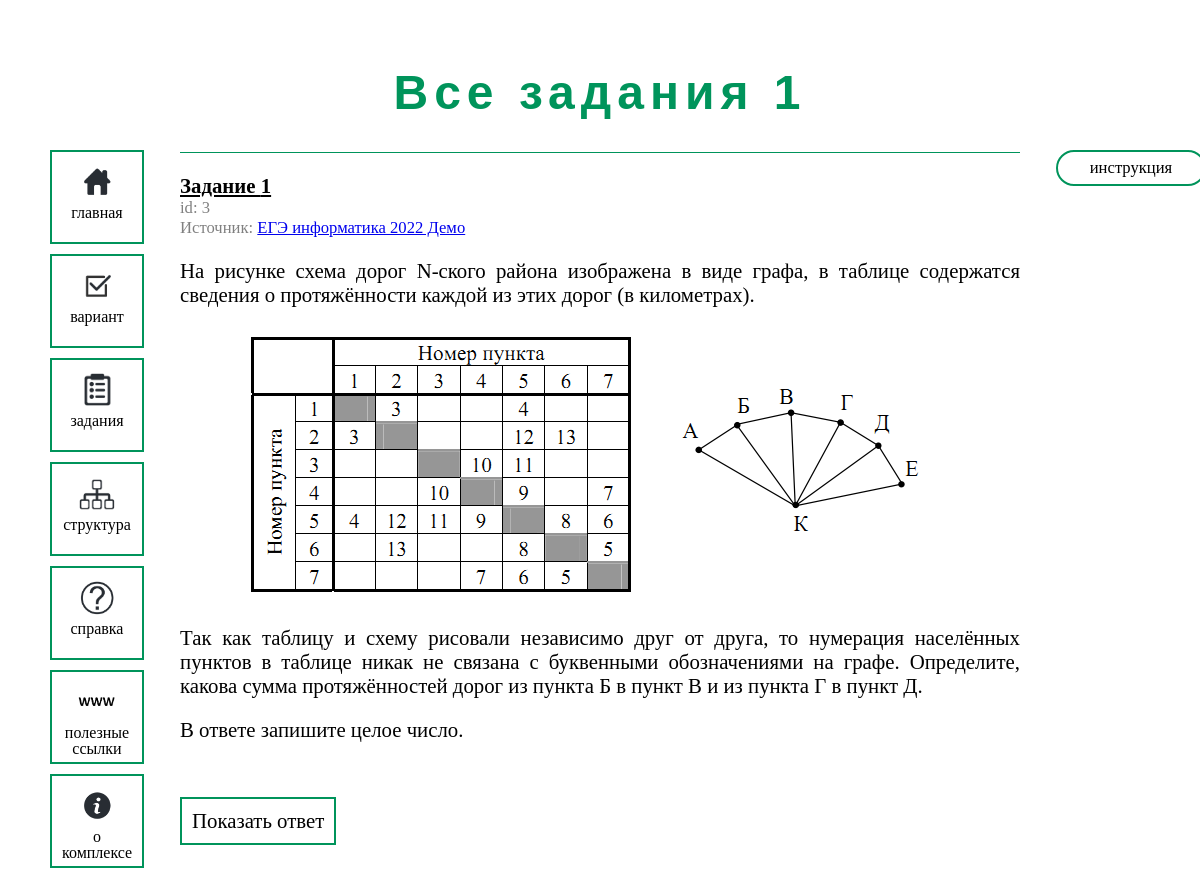
/training/1, run on the app's committed database.
### tables this page shows
CREATE TABLE tasks (id INTEGER PRIMARY KEY UNIQUE NOT NULL, text TEXT, answer TEXT NOT NULL, number INTEGER CHECK (number < 28 AND number > 0), files_path TEXT, source TEXT REFERENCES sources (id), solution TEXT);

CREATE TABLE sources (id INTEGER PRIMARY KEY UNIQUE NOT NULL, name TEXT NOT NULL);

CREATE TABLE images (id INTEGER PRIMARY KEY AUTOINCREMENT NOT NULL UNIQUE, image TEXT, task INTEGER REFERENCES tasks (id), sign TEXT);

### main.py (the view)
@app.route("/training/<int:number>")
def train_number(number):
    return render_template("tasks_with_answer.html",
                           tasks=repository.get_all_number_tasks(number),
                           page_title=f"Все задания {number}")

### Repository.py (called while the page is built)
    def get_task(self, task_id):
        con = sqlite3.connect(self.base_path)
        cur = con.cursor()
        task_inf = cur.execute("SELECT * FROM tasks WHERE id=(?)", (task_id,)).fetchone()
        images = cur.execute("SELECT * FROM images WHERE task=(?)", (task_id,)).fetchall()
        illustrations = [Illustration(image[0], image[1], image[2], image[3]) for image in images]
        illustrations_id = {illustrations[i].base_id: illustrations[i] for i in range(len(illustrations))}
        task_source = None
        if task_inf[5] is not None:
            source_inf = cur.execute("SELECT * FROM sources WHERE id=(?)", (task_inf[5])).fetchall()[0]
            task_source = Source(source_inf[0], source_inf[1])
        return Task(task_inf[0], task_inf[1], illustrations_id, task_inf[2],
                    task_inf[3], task_inf[4], task_source, task_inf[6])

    def get_all_number_tasks(self, number):
        con = sqlite3.connect(self.base_path)
        cur = con.cursor()
        tasks = []
        ids_of_number = cur.execute("SELECT id FROM tasks WHERE number=(?)", (number,)).fetchall()
        ids_of_number = list(map(lambda element: element[0], ids_of_number))
        for number_id in ids_of_number:
            tasks.append(self.get_task(number_id))
        return tasks

### templates/tasks_with_answer.html (shortened to what this page needs)
{% extends "article_temlpate.html" %}
{% import 'task_macro.html' as task_renderer %}
{% block style %}../static/style.css{% endblock %}
{% block header %}{{ page_title }}{% endblock %}
{% block article_body %}
    {% include 'right_side_menu.html' %}
    {% for task in tasks %}
        {{ task_renderer.task_render(task) }}
        <br>
        <button class="button" onclick="getElementById('answer{{ loop.index }}').style.visibility = 'visible'" id="button{{ loop.index }}">Показать ответ</button>
    {% endfor %}
{% endblock %}

### templates/task_macro.html (shortened to what this page needs)
{% macro task_render(task) -%}
    <p class="task_header"><b>Задание {{ task.number }}</b></p>
    <p class="task_id">id: {{task.base_id}}</p>
    {% if task.source != None %}
        <p class="task_id">Источник: <a href="{{ url_for('.source_page', source_id=task.source.base_id) }}">{{task.source.name}}</a></p>
    {% endif %}
    {% for inf_line in task.text.split("||") %}
        {% if inf_line != "" and loop.index is not divisibleby 2 %}
            {% set text_lines = inf_line.split("\n") %}
            {% for text_line in text_lines %}
                <p>{{ text_line }}</p>
            {% endfor %}
        {% else %}
            <div class="image_with_text">
                <img src="../static/img/1/{{ task.illustrations[inf_line|int].image_path }}" alt="Картинка" style="margin-bottom: 0px">
            </div>
        {% endif %}
    {% endfor %}
{%- endmacro %}

### static/style.css (style rules this page uses)
body { padding-top: 25px; }
.task_header { text-align: left; text-decoration: underline; margin-bottom: 0px; }
.task_id { text-align: left; font-size: 0.8em; color: grey; margin-top: 0px; margin-bottom: 0px; }
.button { margin: auto; margin-top: 10px; border-radius: 0px; border-style: solid; border-color: #00945b; align-content: center; border-width: 2px; background-color: white; text-align: center; text-decoration: none; color: black; padding: 10px; font-family: cambria; font-size: 1em; }
.image_with_text { text-align: center; }

### data on the page
tasks: number "1", base_id "3", source.name "ЕГЭ информатика 2022 Демо", text_lines "На рисунке схема дорог N-ского района изображена в виде графа, в таблице содержатся сведения о протяжённости каждой из этих дорог (в километрах)." "Так как таблицу и схему рисовали независимо друг от друга, то нумерация населённых пунктов в таблице никак не связана с буквенными обозначениями на графе. Определите, какова сумма протяжённостей дорог из пункта Б в пункт В и из пункта Г в пункт Д." "В ответе запишите целое число.", image (picture)

### other printed values
{{ page_title }} "Все задания 1"
